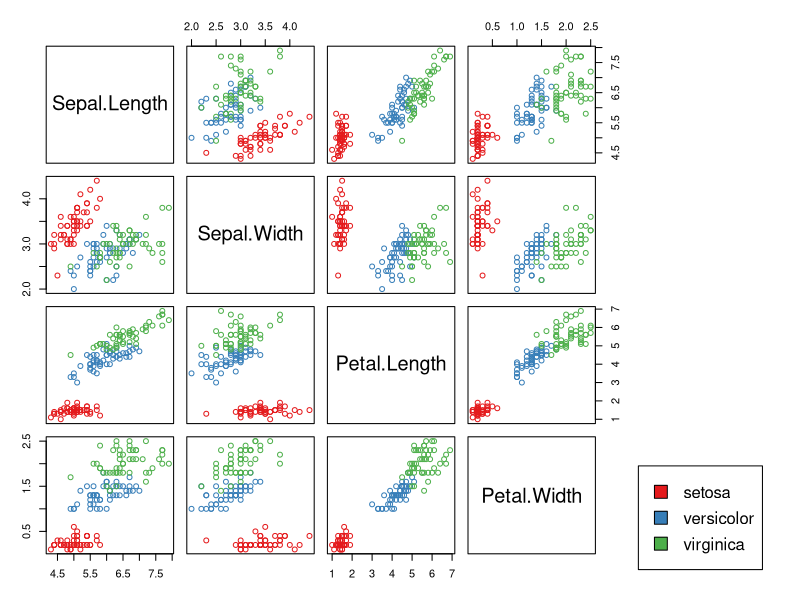

Recreate this plot in R.
## ---- chunk 1
knitr::opts_chunk$set(message = FALSE, warning = FALSE,
                      error = FALSE)
## ---- chunk 2
library(tidyverse)
library(glmnet)
library(caret)
## ---- chunk 3
knitr::kable(head(iris[sample(nrow(iris), 6), ]), row.names = FALSE)
## ---- chunk 4
iris_colors <- RColorBrewer::brewer.pal(3, 'Set1')[iris$Species]


pairs(iris[, 1:4], col = iris_colors, oma=c(3,3,3,15))
par(xpd = TRUE)
legend("bottomright", 
       fill = unique(iris_colors), 
       legend = c(levels(iris$Species)))
## ---- chunk 5
# create training and testing split
training_index <- sample(nrow(iris), 0.7 * nrow(iris))
iris_train <- iris[training_index,]
iris_test <- iris[-training_index,]
# grab X data add squared term for each column
iris_X_train <- iris_train[,-5] %>%
  mutate_all(funs('sq' = . ^ 2))

iris_X_test <- iris_test[,-5] %>%
  mutate_all(funs('sq' = . ^ 2))

# all two way interactions with first order terms
iris_X_train <- model.matrix( ~ -1 + . + 
                                (Sepal.Length + Sepal.Width +
                                   Petal.Length + Petal.Width) ^ 2,
                              data = iris_X_train)

iris_X_test <- model.matrix( ~ -1 + . + 
                                (Sepal.Length + Sepal.Width +
                                   Petal.Length + Petal.Width) ^ 2,
                              data = iris_X_test)

# fit center and scale processor on training data
preProc <- preProcess(iris_X_train)
iris_X_train_cs <- predict(preProc, iris_X_train)
iris_X_test_cs <- predict(preProc, iris_X_test)
# labels, convert to factor for glmnet
iris_y_train <- as.factor(as.numeric(iris_train$Species == 'setosa'))
iris_y_test <- as.factor(iris_test$Species == 'setosa')
